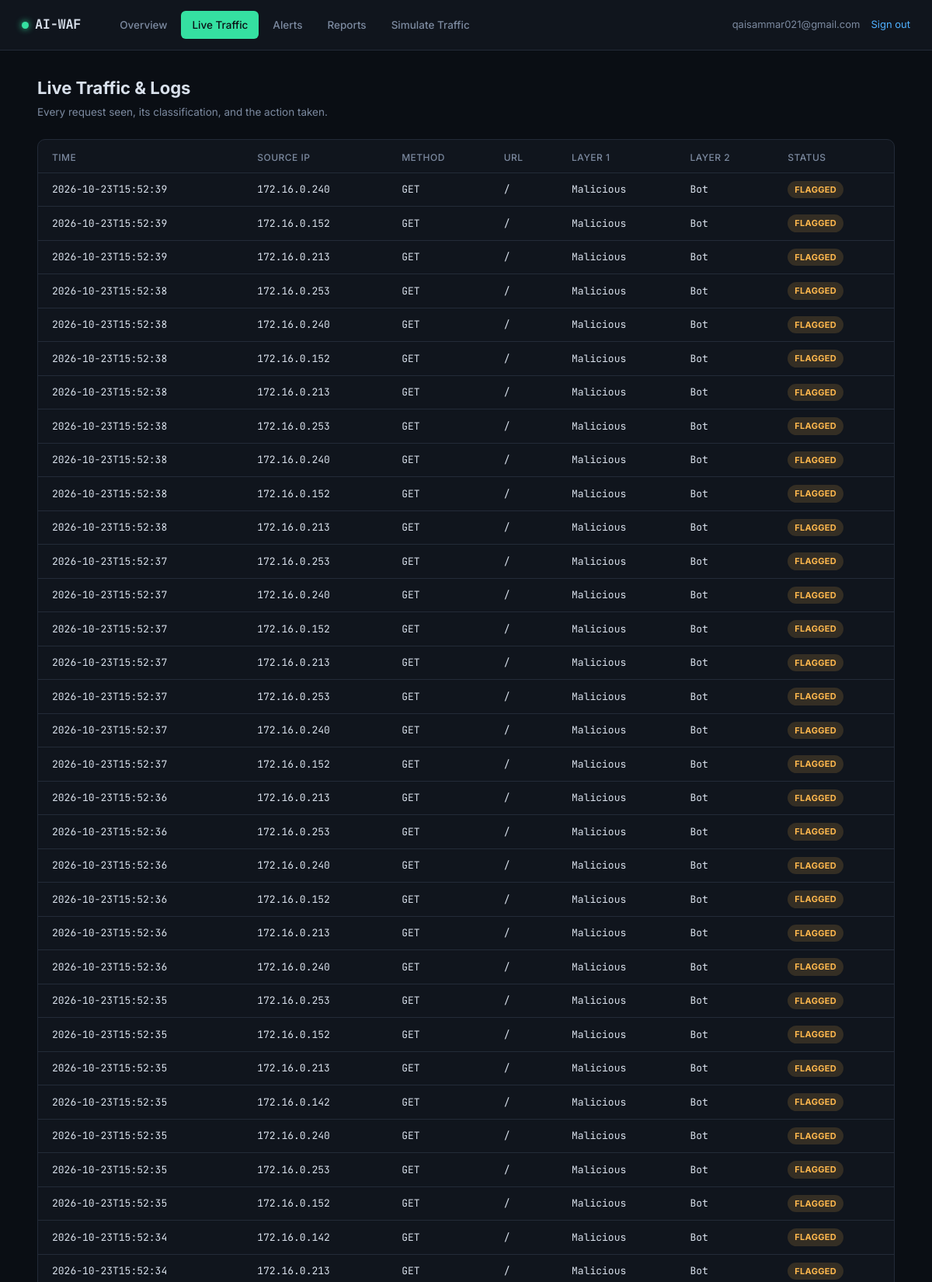
The page /logs (signed in, upper part) on the database its author committed.
### tables this page shows
CREATE TABLE logs (
    id INTEGER PRIMARY KEY AUTOINCREMENT,
    company_id INTEGER NOT NULL,
    source_ip TEXT,
    method TEXT,
    url TEXT,
    layer1_result TEXT,       -- Normal / Malicious
    layer2_result TEXT,       -- attack type, NULL if Normal
    status TEXT,              -- allowed / blocked / flagged
    created_at TEXT NOT NULL,
    FOREIGN KEY (company_id) REFERENCES companies(id)
);

### app.py (the view)
@app.route("/logs")
@login_required
def logs():
    return render_template("logs.html", logs=db.get_logs(g.company_id, limit=200))

### app.py (called while the page is built)
def login_required(view):
    @wraps(view)
    def wrapped(*args, **kwargs):
        if not session.get("admin_id"):
            return redirect(url_for("login"))
        return view(*args, **kwargs)
    return wrapped

@app.before_request
def load_company():
    g.company_id = session.get("company_id")

### database.py (called while the page is built)
@contextmanager
def get_conn():
    conn = sqlite3.connect(DB_PATH)
    conn.row_factory = sqlite3.Row
    conn.execute("PRAGMA foreign_keys = ON")
    try:
        yield conn
        conn.commit()
    finally:
        conn.close()

def get_logs(company_id, limit=100):
    with get_conn() as conn:
        rows = conn.execute(
            "SELECT * FROM logs WHERE company_id = ? ORDER BY id DESC LIMIT ?",
            (company_id, limit),
        ).fetchall()
        return [dict(r) for r in rows]

### templates/logs.html (shortened to what this page needs)
{% extends "base.html" %}
{% block content %}
<div class="page-head">
  <div>
    <h1>Live Traffic &amp; Logs</h1>
    <p>Every request seen, its classification, and the action taken.</p>
  </div>
</div>
<div class="panel">
  <div class="panel-body">
    {% if logs %}
    <table>
      <thead>
        <tr><th>Time</th><th>Source IP</th><th>Method</th><th>URL</th><th>Layer 1</th><th>Layer 2</th><th>Status</th></tr>
      </thead>
      <tbody>
        {% for l in logs %}
        <tr>
          <td>{{ l.created_at[:19] }}</td>
          <td>{{ l.source_ip }}</td>
          <td>{{ l.method }}</td>
          <td>{{ l.url }}</td>
          <td>{{ l.layer1_result }}</td>
          <td>{{ l.layer2_result or '—' }}</td>
          <td><span class="badge badge-{{ l.status }}">{{ l.status }}</span></td>
        </tr>
        {% endfor %}
      </tbody>
    </table>
    {% else %}
    <div class="empty">No traffic logged yet — try <a href="{{ url_for('simulate_page') }}">Simulate traffic</a>.</div>
    {% endif %}
  </div>
</div>
{% endblock %}

### static/css/style.css (style rules this page uses)
:root { --bg: #0a0e14; --bg-panel: #10151d; --bg-panel-2: #151b25; --line: #232b38; --text: #d8e0eb; --text-dim: #7c8aa0; --signal: #35e0a1; --alert: #ff5c6c; --warn: #ffb84d; --accent: #4fb0ff; --mono: 'JetBrains Mono', ui-monospace, monospace; --sans: 'Inter', system-ui, -apple-system, sans-serif; }
* { box-sizing: border-box; }
html, body { margin: 0; background: var(--bg); color: var(--text); font-family: var(--sans); font-size: 15px; line-height: 1.5; }
.page-head { display: flex; align-items: baseline; justify-content: space-between; margin-bottom: 24px; }
.page-head h1 { font-size: 22px; margin: 0; }
.page-head p { color: var(--text-dim); font-size: 13.5px; margin: 4px 0 0; }
.panel { background: var(--bg-panel); border: 1px solid var(--line); border-radius: 10px; overflow: hidden; margin-bottom: 22px; }
.panel-body { padding: 4px 0; }
table { width: 100%; border-collapse: collapse; font-size: 13px; }
th { text-align: left; padding: 10px 18px; color: var(--text-dim); font-weight: 500; font-size: 12px; text-transform: uppercase; letter-spacing: 0.04em; border-bottom: 1px solid var(--line); }
td { padding: 10px 18px; border-bottom: 1px solid var(--line); font-family: var(--mono); }
.badge { display: inline-block; padding: 3px 9px; border-radius: 100px; font-size: 11px; font-weight: 700; font-family: var(--sans); text-transform: uppercase; letter-spacing: 0.03em; }
.badge-flagged { background: rgba(255,184,77,0.15); color: var(--warn); }

### rows shown on the page
logs: created_at "2026-10-23T15:52:39", source_ip "172.16.0.240", method "GET", url "/", layer1_result "Malicious", layer2_result "Bot", status "FLAGGED"
logs: created_at "2026-10-23T15:52:39", source_ip "172.16.0.152", method "GET", url "/", layer1_result "Malicious", layer2_result "Bot", status "FLAGGED"
logs: created_at "2026-10-23T15:52:39", source_ip "172.16.0.213", method "GET", url "/", layer1_result "Malicious", layer2_result "Bot", status "FLAGGED"
logs: created_at "2026-10-23T15:52:38", source_ip "172.16.0.253", method "GET", url "/", layer1_result "Malicious", layer2_result "Bot", status "FLAGGED"
logs: created_at "2026-10-23T15:52:38", source_ip "172.16.0.240", method "GET", url "/", layer1_result "Malicious", layer2_result "Bot", status "FLAGGED"
logs: created_at "2026-10-23T15:52:38", source_ip "172.16.0.152", method "GET", url "/", layer1_result "Malicious", layer2_result "Bot", status "FLAGGED"
logs: created_at "2026-10-23T15:52:38", source_ip "172.16.0.213", method "GET", url "/", layer1_result "Malicious", layer2_result "Bot", status "FLAGGED"
logs: created_at "2026-10-23T15:52:38", source_ip "172.16.0.253", method "GET", url "/", layer1_result "Malicious", layer2_result "Bot", status "FLAGGED"
logs: created_at "2026-10-23T15:52:38", source_ip "172.16.0.240", method "GET", url "/", layer1_result "Malicious", layer2_result "Bot", status "FLAGGED"
logs: created_at "2026-10-23T15:52:38", source_ip "172.16.0.152", method "GET", url "/", layer1_result "Malicious", layer2_result "Bot", status "FLAGGED"
logs: created_at "2026-10-23T15:52:38", source_ip "172.16.0.213", method "GET", url "/", layer1_result "Malicious", layer2_result "Bot", status "FLAGGED"
logs: created_at "2026-10-23T15:52:37", source_ip "172.16.0.253", method "GET", url "/", layer1_result "Malicious", layer2_result "Bot", status "FLAGGED"
logs: created_at "2026-10-23T15:52:37", source_ip "172.16.0.240", method "GET", url "/", layer1_result "Malicious", layer2_result "Bot", status "FLAGGED"
logs: created_at "2026-10-23T15:52:37", source_ip "172.16.0.152", method "GET", url "/", layer1_result "Malicious", layer2_result "Bot", status "FLAGGED"
logs: created_at "2026-10-23T15:52:37", source_ip "172.16.0.213", method "GET", url "/", layer1_result "Malicious", layer2_result "Bot", status "FLAGGED"
logs: created_at "2026-10-23T15:52:37", source_ip "172.16.0.253", method "GET", url "/", layer1_result "Malicious", layer2_result "Bot", status "FLAGGED"
logs: created_at "2026-10-23T15:52:37", source_ip "172.16.0.240", method "GET", url "/", layer1_result "Malicious", layer2_result "Bot", status "FLAGGED"
logs: created_at "2026-10-23T15:52:37", source_ip "172.16.0.152", method "GET", url "/", layer1_result "Malicious", layer2_result "Bot", status "FLAGGED"
logs: created_at "2026-10-23T15:52:36", source_ip "172.16.0.213", method "GET", url "/", layer1_result "Malicious", layer2_result "Bot", status "FLAGGED"
logs: created_at "2026-10-23T15:52:36", source_ip "172.16.0.253", method "GET", url "/", layer1_result "Malicious", layer2_result "Bot", status "FLAGGED"
logs: created_at "2026-10-23T15:52:36", source_ip "172.16.0.240", method "GET", url "/", layer1_result "Malicious", layer2_result "Bot", status "FLAGGED"
logs: created_at "2026-10-23T15:52:36", source_ip "172.16.0.152", method "GET", url "/", layer1_result "Malicious", layer2_result "Bot", status "FLAGGED"
logs: created_at "2026-10-23T15:52:36", source_ip "172.16.0.213", method "GET", url "/", layer1_result "Malicious", layer2_result "Bot", status "FLAGGED"
logs: created_at "2026-10-23T15:52:36", source_ip "172.16.0.240", method "GET", url "/", layer1_result "Malicious", layer2_result "Bot", status "FLAGGED"
logs: created_at "2026-10-23T15:52:35", source_ip "172.16.0.253", method "GET", url "/", layer1_result "Malicious", layer2_result "Bot", status "FLAGGED"
logs: created_at "2026-10-23T15:52:35", source_ip "172.16.0.152", method "GET", url "/", layer1_result "Malicious", layer2_result "Bot", status "FLAGGED"
logs: created_at "2026-10-23T15:52:35", source_ip "172.16.0.213", method "GET", url "/", layer1_result "Malicious", layer2_result "Bot", status "FLAGGED"
logs: created_at "2026-10-23T15:52:35", source_ip "172.16.0.142", method "GET", url "/", layer1_result "Malicious", layer2_result "Bot", status "FLAGGED"
logs: created_at "2026-10-23T15:52:35", source_ip "172.16.0.240", method "GET", url "/", layer1_result "Malicious", layer2_result "Bot", status "FLAGGED"
logs: created_at "2026-10-23T15:52:35", source_ip "172.16.0.253", method "GET", url "/", layer1_result "Malicious", layer2_result "Bot", status "FLAGGED"
logs: created_at "2026-10-23T15:52:35", source_ip "172.16.0.152", method "GET", url "/", layer1_result "Malicious", layer2_result "Bot", status "FLAGGED"
logs: created_at "2026-10-23T15:52:34", source_ip "172.16.0.142", method "GET", url "/", layer1_result "Malicious", layer2_result "Bot", status "FLAGGED"
logs: created_at "2026-10-23T15:52:34", source_ip "172.16.0.213", method "GET", url "/", layer1_result "Malicious", layer2_result "Bot", status "FLAGGED"

### other values the page prints
{{ session.get('email','') }} "qaisammar021@gmail.com"
